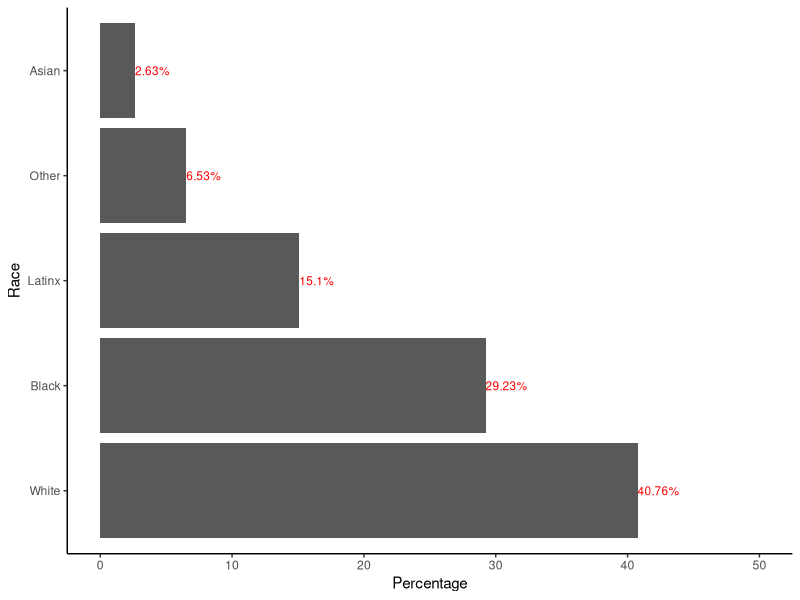
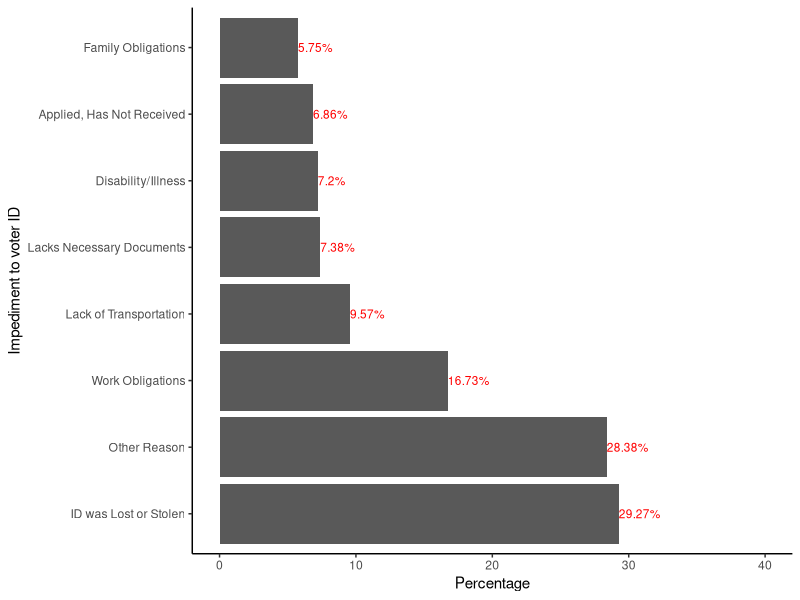
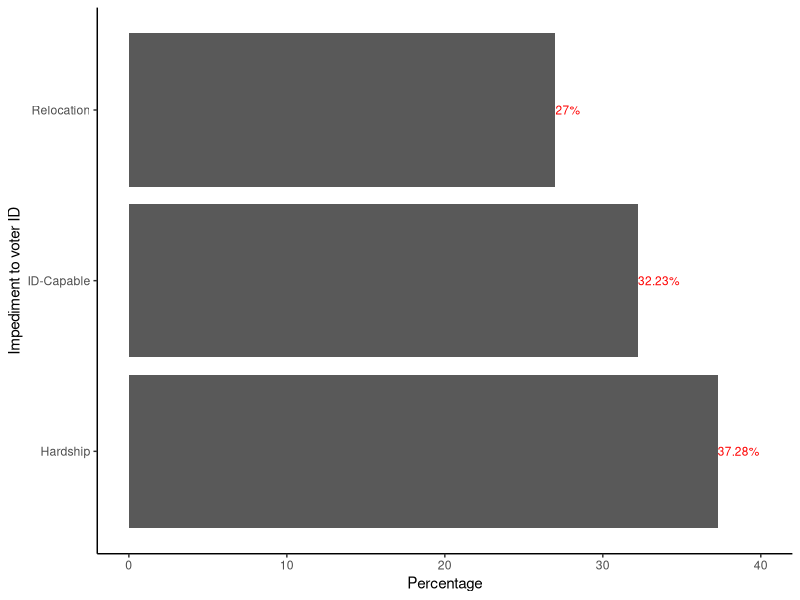
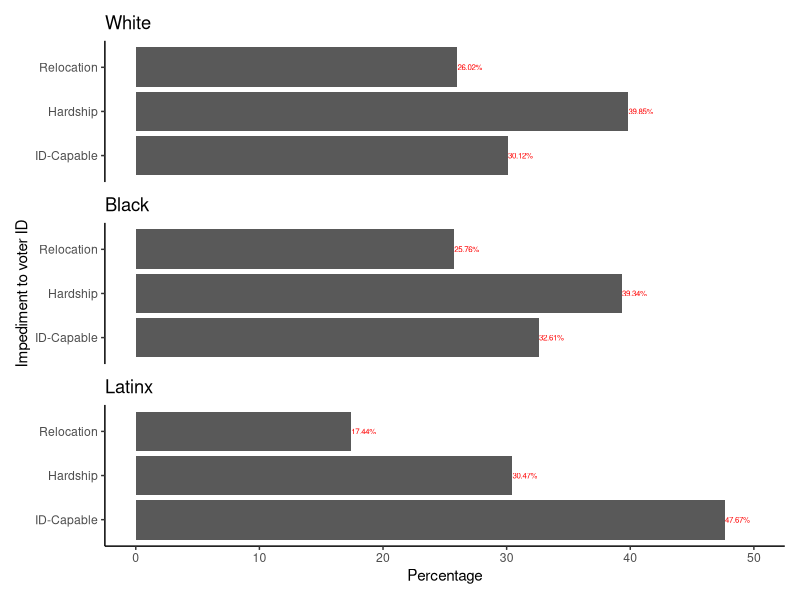
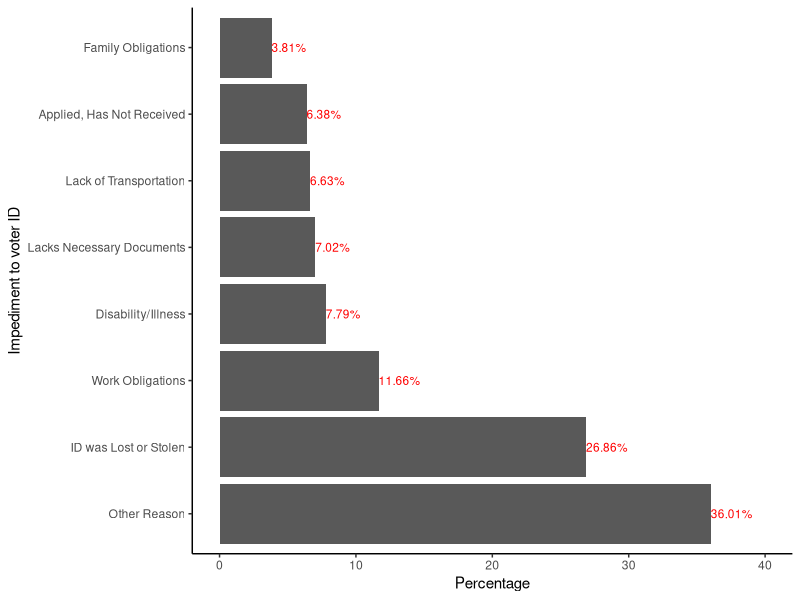
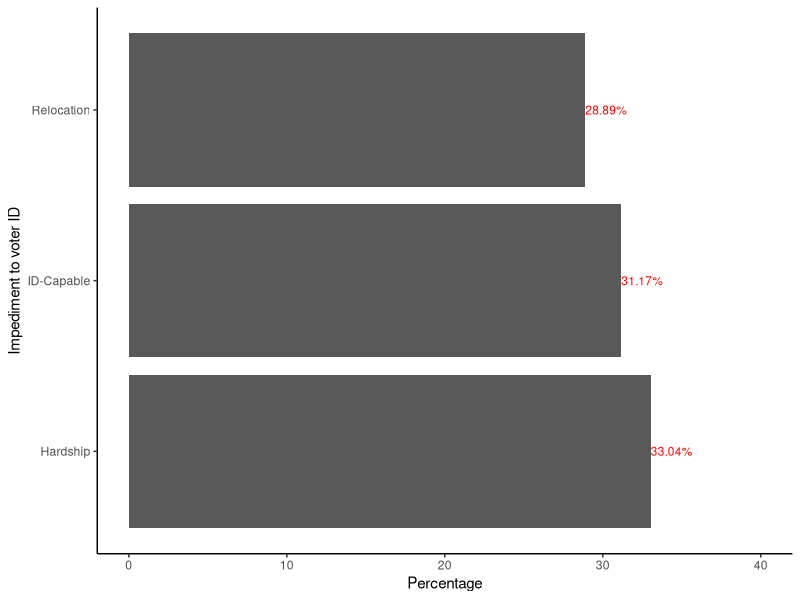
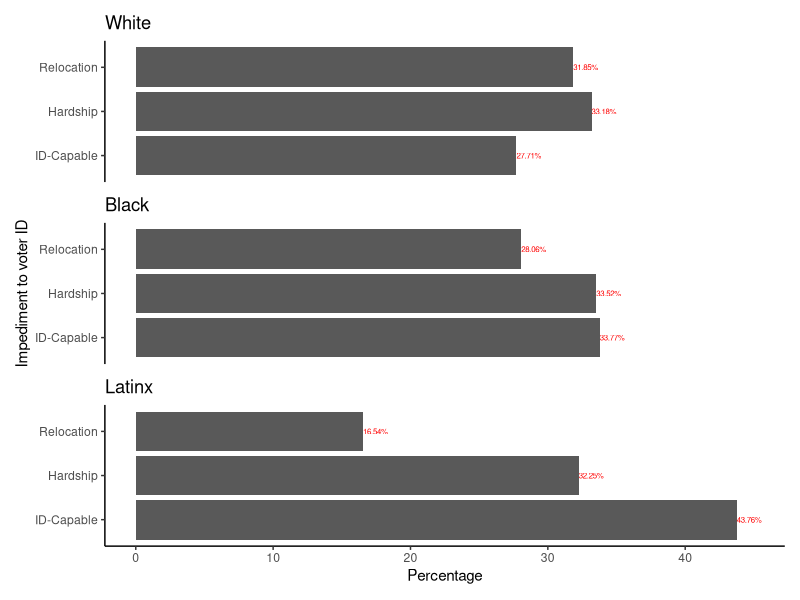

Source code (R) for these figures, in order:
## ---- chunk 1
#| echo: false
#| warning: false
#| message: false

#### Loading Packages ####

# install.packages("tidyverse")
# install.packages("patchwork")
# install.packages("here")
library(tidyverse)
library(patchwork)
library(here)
## ---- chunk 2
#| echo: false
#| warning: false
#| message: false

# Loading the cleaned data
reasons_data_cleaned <- read_csv(here::here("data/reproduction/reasons_data_cleaned.csv"))

# Loading the Harris County data
reasons_data_harris <- read_csv(here::here("data/reproduction/reasons_data_harris.csv"))
## ---- chunk 3
#| echo: false
#| warning: false
#| label: fig-races
#| fig-cap: "Races of Harris County, Texas RID-filers in 2016"

# Some of this code was adapted from Alexander (2023).

# Creating a table containing the races and percentages
fig_races_data <- tibble(
  race = c("White", "Black", "Latinx", "Asian", "Other"),
  percent = round((100 * c(mean(reasons_data_harris$white),
                           mean(reasons_data_harris$black),
                           mean(reasons_data_harris$latino),
                           mean(reasons_data_harris$asian),
                           mean(reasons_data_harris$other_race))), 2))

# Creating data labels to be shown on the graph
fig_races_data_labels <- paste(
  fig_races_data$percent, "%", sep = "")

# Adding the data labels to the data table
fig_races_data <- fig_races_data |>
  mutate(label = fig_races_data_labels)

# Creating the graph
fig_races <-
  ggplot(mapping = aes(x = reorder(fig_races_data$race, fig_races_data$percent,
                                   decreasing = TRUE),
                       y = fig_races_data$percent)) +
  geom_col() +
  theme_classic() +
  labs(x = "Race", y = "Percentage") +
  coord_flip() +
  # The geom_text function used to add the labels to the graph was acquired from
  # R Graphics Cookbook:
  # https://r-graphics.org/recipe-bar-graph-labels
  # The hjust argument used to align the labels was acquired from
  # Cédric Scherer's website:
  # https://www.cedricscherer.com/2021/07/05/a-quick-how-to-on-labelling-bar-graphs-in-ggplot2/
  geom_text(aes(label = fig_races_data$label),
            hjust = c(0, 0, 0, 0, 0),
            colour = "red",
            size = 3) +
  # The expand_limits function used to change the upper limit of the percent
  # axis's scale was acquired from the tidyverse ggplot2 website:
  # https://ggplot2.tidyverse.org/reference/expand_limits.html
  expand_limits(y = 50)

# Displaying the graph
fig_races
## ---- chunk 4
#| echo: false
#| warning: false
#| label: fig-impediments
#| fig-cap: "Voter ID impediments for Harris County, Texas RID-filers in 2016"

# Some of this code was adapted from Alexander (2023).

# Creating a table containing the relevant voter ID reasons and percentages
fig_impediments_data <- tibble(
  reason = c("Family Obligations", "Applied, Has Not Received",
             "Lack of Transportation", "Lacks Necessary Documents",
             "Disability/Illness", "Work Obligations",
             "ID was Lost or Stolen", "Other Reason"),
  percent = round((100 * c(mean(reasons_data_harris$family),
                    mean(reasons_data_harris$applied),
                    mean(reasons_data_harris$transport),
                    mean(reasons_data_harris$birthcert),
                    mean(reasons_data_harris$disability),
                    mean(reasons_data_harris$work),
                    mean(reasons_data_harris$lost),
                    mean(reasons_data_harris$other))), 2))

# Creating data labels to be shown on the graph
fig_impediments_data_labels <- paste(
  fig_impediments_data$percent, "%", sep = "")

# Adding the data labels to the data table
fig_impediments_data <- fig_impediments_data |>
  mutate(label = fig_impediments_data_labels)

# Creating the graph
fig_impediments <-
  ggplot(mapping = aes(x = reorder(fig_impediments_data$reason, fig_impediments_data$percent,
                                   decreasing = TRUE),
                       y = fig_impediments_data$percent)) +
  geom_col() +
  theme_classic() +
  labs(x = "Impediment to voter ID", y = "Percentage") +
  coord_flip() +
  # The geom_text function used to add the labels to the graph was acquired from
  # R Graphics Cookbook:
  # https://r-graphics.org/recipe-bar-graph-labels
  # The hjust argument used to align the labels was acquired from
  # Cédric Scherer's website:
  # https://www.cedricscherer.com/2021/07/05/a-quick-how-to-on-labelling-bar-graphs-in-ggplot2/
  geom_text(aes(label = fig_impediments_data$label),
            hjust = c(0, 0, 0, 0, 0, 0, 0, 0),
            colour = "red",
            size = 3) +
  # The expand_limits function used to change the upper limit of the percent
  # axis's scale was acquired from the tidyverse ggplot2 website:
  # https://ggplot2.tidyverse.org/reference/expand_limits.html
  expand_limits(y = 40)

# Displaying the graph
fig_impediments
## ---- chunk 5
#| echo: false
#| warning: false
#| label: fig-grouped-impediments
#| fig-cap: "Grouped voter ID impediments for Harris County, Texas RID-filers in 2016"

# Some of this code was adapted from Alexander (2023).

# Creating a table containing the relevant voter ID reasons and percentages
fig_grouped_impediments_data <- tibble(
  reason = c("Relocation", "Hardship", "ID-Capable"),
  percent = round((100 * c(mean(reasons_data_harris$relocation),
                           mean(reasons_data_harris$hardship),
                           mean(reasons_data_harris$id_capable))), 2))

# Creating data labels to be shown on the graph
fig_grouped_impediments_data_labels <- paste(
  fig_grouped_impediments_data$percent, "%", sep = "")

# Adding the data labels to the data table
fig_grouped_impediments_data <- fig_grouped_impediments_data |>
  mutate(label = fig_grouped_impediments_data_labels)

# Creating the graph
fig_grouped_impediments <-
  ggplot(mapping = aes(x = reorder(fig_grouped_impediments_data$reason, fig_grouped_impediments_data$percent,
                                   decreasing = TRUE),
                       y = fig_grouped_impediments_data$percent)) +
  geom_col() +
  theme_classic() +
  labs(x = "Impediment to voter ID", y = "Percentage") +
  coord_flip() +
  # The geom_text function used to add the labels to the graph was acquired from
  # R Graphics Cookbook:
  # https://r-graphics.org/recipe-bar-graph-labels
  # The hjust argument used to align the labels was acquired from
  # Cédric Scherer's website:
  # https://www.cedricscherer.com/2021/07/05/a-quick-how-to-on-labelling-bar-graphs-in-ggplot2/
  geom_text(aes(label = fig_grouped_impediments_data$label),
            hjust = c(0, 0, 0),
            colour = "red",
            size = 3) +
  # The expand_limits function used to change the upper limit of the percent
  # axis's scale was acquired from the tidyverse ggplot2 website:
  # https://ggplot2.tidyverse.org/reference/expand_limits.html
  expand_limits(y = 40)

# Displaying the graph
fig_grouped_impediments
## ---- chunk 6
#| echo: false
#| warning: false
#| label: fig-grouped-impediments-race
#| fig-cap: "Grouped voter ID impediments for Harris County, Texas RID-filers in 2016 by race"

# Some of this code was adapted from Alexander (2023).

# Filtering the dataset to only include entries with the race "White"
reasons_data_harris_white <- reasons_data_harris |>
  filter(race == "White")

# Creating a table containing the relevant voter ID reasons and percentages
# for the race "White"
fig_grouped_impediments_race_data_white <- tibble(
  reason = c("Relocation", "Hardship", "ID-Capable"),
  percent = round((100 * c(mean(reasons_data_harris_white$relocation),
                           mean(reasons_data_harris_white$hardship),
                           mean(reasons_data_harris_white$id_capable))), 2))

# Creating data labels to be shown on the graph for the race "White"
fig_grouped_impediments_race_data_white_labels <- paste(
  fig_grouped_impediments_race_data_white$percent, "%", sep = "")

# Adding the data labels to the data table for the race "White"
fig_grouped_impediments_race_data_white <- fig_grouped_impediments_race_data_white |>
  mutate(label = fig_grouped_impediments_race_data_white_labels)

# Creating the graph for the race "White"
fig_grouped_impediments_race_white <-
  ggplot(mapping = aes(x = fig_grouped_impediments_race_data_white$reason,
                       y = fig_grouped_impediments_race_data_white$percent)) +
  geom_col() +
  theme_classic() +
  labs(x = "Impediment to voter ID", y = "Percentage") +
  scale_x_discrete(limits = c("ID-Capable", "Hardship", "Relocation")) +
  coord_flip() +
  # The geom_text function used to add the labels to the graph was acquired from
  # R Graphics Cookbook:
  # https://r-graphics.org/recipe-bar-graph-labels
  # The hjust argument used to align the labels was acquired from
  # Cédric Scherer's website:
  # https://www.cedricscherer.com/2021/07/05/a-quick-how-to-on-labelling-bar-graphs-in-ggplot2/
  geom_text(aes(label = fig_grouped_impediments_race_data_white$label),
            hjust = c(0, 0, 0),
            colour = "red",
            size = 2) +
  ggtitle("White") +
  # The expand_limits function used to change the upper limit of the percent
  # axis's scale was acquired from the tidyverse ggplot2 website:
  # https://ggplot2.tidyverse.org/reference/expand_limits.html
  expand_limits(y = 50)

# Filtering the dataset to only include entries with the race "Black"
reasons_data_harris_black <- reasons_data_harris |>
  filter(race == "Black")

# Creating a table containing the relevant voter ID reasons and percentages
# for the race "Black"
fig_grouped_impediments_race_data_black <- tibble(
  reason = c("Relocation", "Hardship", "ID-Capable"),
  percent = round((100 * c(mean(reasons_data_harris_black$relocation),
                           mean(reasons_data_harris_black$hardship),
                           mean(reasons_data_harris_black$id_capable))), 2))

# Creating data labels to be shown on the graph for the race "Black"
fig_grouped_impediments_race_data_black_labels <- paste(
  fig_grouped_impediments_race_data_black$percent, "%", sep = "")

# Adding the data labels to the data table for the race "Black"
fig_grouped_impediments_race_data_black <- fig_grouped_impediments_race_data_black |>
  mutate(label = fig_grouped_impediments_race_data_black_labels)

# Creating the graph for the race "Black"
fig_grouped_impediments_race_black <-
  ggplot(mapping = aes(x = fig_grouped_impediments_race_data_black$reason,
                       y = fig_grouped_impediments_race_data_black$percent)) +
  geom_col() +
  theme_classic() +
  labs(x = "Impediment to voter ID", y = "Percentage") +
  scale_x_discrete(limits = c("ID-Capable", "Hardship", "Relocation")) +
  coord_flip() +
  # The geom_text function used to add the labels to the graph was acquired from
  # R Graphics Cookbook:
  # https://r-graphics.org/recipe-bar-graph-labels
  # The hjust argument used to align the labels was acquired from
  # Cédric Scherer's website:
  # https://www.cedricscherer.com/2021/07/05/a-quick-how-to-on-labelling-bar-graphs-in-ggplot2/
  geom_text(aes(label = fig_grouped_impediments_race_data_black$label),
            hjust = c(0, 0, 0),
            colour = "red",
            size = 2) +
  ggtitle("Black") +
  # The expand_limits function used to change the upper limit of the percent
  # axis's scale was acquired from the tidyverse ggplot2 website:
  # https://ggplot2.tidyverse.org/reference/expand_limits.html
  expand_limits(y = 50)

# Filtering the dataset to only include entries with the race "Latinx"
reasons_data_harris_latinx <- reasons_data_harris |>
  filter(race == "Latinx")

# Creating a table containing the relevant voter ID reasons and percentages
# for the race "Latinx"
fig_grouped_impediments_race_data_latinx <- tibble(
  reason = c("Relocation", "Hardship", "ID-Capable"),
  percent = round((100 * c(mean(reasons_data_harris_latinx$relocation),
                           mean(reasons_data_harris_latinx$hardship),
                           mean(reasons_data_harris_latinx$id_capable))), 2))

# Creating data labels to be shown on the graph for the race "Latinx"
fig_grouped_impediments_race_data_latinx_labels <- paste(
  fig_grouped_impediments_race_data_latinx$percent, "%", sep = "")

# Adding the data labels to the data table for the race "Latinx"
fig_grouped_impediments_race_data_latinx <- fig_grouped_impediments_race_data_latinx |>
  mutate(label = fig_grouped_impediments_race_data_latinx_labels)

# Creating the graph for the race "Latinx"
fig_grouped_impediments_race_latinx <-
  ggplot(mapping = aes(x = fig_grouped_impediments_race_data_latinx$reason,
                       y = fig_grouped_impediments_race_data_latinx$percent)) +
  geom_col() +
  theme_classic() +
  labs(x = "Impediment to voter ID", y = "Percentage") +
  scale_x_discrete(limits = c("ID-Capable", "Hardship", "Relocation")) +
  coord_flip() +
  # The geom_text function used to add the labels to the graph was acquired from
  # R Graphics Cookbook:
  # https://r-graphics.org/recipe-bar-graph-labels
  # The hjust argument used to align the labels was acquired from
  # Cédric Scherer's website:
  # https://www.cedricscherer.com/2021/07/05/a-quick-how-to-on-labelling-bar-graphs-in-ggplot2/
  geom_text(aes(label = fig_grouped_impediments_race_data_latinx$label),
            hjust = c(0, 0, 0),
            colour = "red",
            size = 2) +
  ggtitle("Latinx") +
  # The expand_limits function used to change the upper limit of the percent
  # axis's scale was acquired from the tidyverse ggplot2 website:
  # https://ggplot2.tidyverse.org/reference/expand_limits.html
  expand_limits(y = 50)

# Combining the graphs for the three races into one graph
fig_grouped_impediments_race <- (fig_grouped_impediments_race_white) / (fig_grouped_impediments_race_black) / (fig_grouped_impediments_race_latinx)

# Combining the axis labels on the combined graph
fig_grouped_impediments_race <- fig_grouped_impediments_race +
  plot_layout(axes = "collect")

# Displaying the graph
fig_grouped_impediments_race
## ---- chunk 7
#| echo: false
#| warning: false
#| label: fig-2
#| fig-cap: "Voter ID impediments for Texas RID-filers in 2016 (reproduction of Figure 2 from Fraga and Miller (2022))"

# Some of this code was adapted from Alexander (2023).

# Replication of Figure 2 from the paper (Fraga and Miller 2022)

# Creating a table containing the relevant voter ID reasons and percentages
figure_2_data <- tibble(
  reason = c("Family Obligations", "Applied, Has Not Received",
             "Lack of Transportation", "Lacks Necessary Documents",
             "Disability/Illness", "Work Obligations",
             "ID was Lost or Stolen", "Other Reason"),
  percent = round((100 * c(mean(reasons_data_cleaned$family),
                    mean(reasons_data_cleaned$applied),
                    mean(reasons_data_cleaned$transport),
                    mean(reasons_data_cleaned$birthcert),
                    mean(reasons_data_cleaned$disability),
                    mean(reasons_data_cleaned$work),
                    mean(reasons_data_cleaned$lost),
                    mean(reasons_data_cleaned$other))), 2))

# Creating data labels to be shown on the graph
figure_2_data_labels <- paste(
  figure_2_data$percent, "%", sep = "")

# Adding the data labels to the data table
figure_2_data <- figure_2_data |>
  mutate(label = figure_2_data_labels)

# Creating the replicated graph
figure_2_replication <-
  ggplot(mapping = aes(x = reorder(figure_2_data$reason, figure_2_data$percent,
                                   decreasing = TRUE),
                       y = figure_2_data$percent)) +
  geom_col() +
  theme_classic() +
  labs(x = "Impediment to voter ID", y = "Percentage") +
  coord_flip() +
  # The geom_text function used to add the labels to the graph was acquired from
  # R Graphics Cookbook:
  # https://r-graphics.org/recipe-bar-graph-labels
  # The hjust argument used to align the labels was acquired from
  # Cédric Scherer's website:
  # https://www.cedricscherer.com/2021/07/05/a-quick-how-to-on-labelling-bar-graphs-in-ggplot2/
  geom_text(aes(label = figure_2_data$label),
            hjust = c(0, 0, 0, 0, 0, 0, 0, 0),
            colour = "red",
            size = 3) +
  # The expand_limits function used to change the upper limit of the percent
  # axis's scale was acquired from the tidyverse ggplot2 website:
  # https://ggplot2.tidyverse.org/reference/expand_limits.html
  expand_limits(y = 40)

# Displaying the replicated graph
figure_2_replication
## ---- chunk 8
#| echo: false
#| warning: false
#| label: fig-3
#| fig-cap: "Grouped voter ID impediments for Texas RID-filers in 2016 (reproduction of Figure 3 from Fraga and Miller (2022))"

# Some of this code was adapted from Alexander (2023).

# Replication of Figure 3 from the paper (Fraga and Miller 2022)

# Creating a table containing the relevant voter ID reasons and percentages
figure_3_data <- tibble(
  reason = c("Relocation", "Hardship", "ID-Capable"),
  percent = round((100 * c(mean(reasons_data_cleaned$relocation),
                           mean(reasons_data_cleaned$hardship),
                           mean(reasons_data_cleaned$id_capable))), 2))

# Creating data labels to be shown on the graph
figure_3_data_labels <- paste(
  figure_3_data$percent, "%", sep = "")

# Adding the data labels to the data table
figure_3_data <- figure_3_data |>
  mutate(label = figure_3_data_labels)

# Creating the replicated graph
figure_3_replication <-
  ggplot(mapping = aes(x = reorder(figure_3_data$reason, figure_3_data$percent,
                                   decreasing = TRUE),
                       y = figure_3_data$percent)) +
  geom_col() +
  theme_classic() +
  labs(x = "Impediment to voter ID", y = "Percentage") +
  coord_flip() +
  # The geom_text function used to add the labels to the graph was acquired from
  # R Graphics Cookbook:
  # https://r-graphics.org/recipe-bar-graph-labels
  # The hjust argument used to align the labels was acquired from
  # Cédric Scherer's website:
  # https://www.cedricscherer.com/2021/07/05/a-quick-how-to-on-labelling-bar-graphs-in-ggplot2/
  geom_text(aes(label = figure_3_data$label),
            hjust = c(0, 0, 0),
            colour = "red",
            size = 3) +
  # The expand_limits function used to change the upper limit of the percent
  # axis's scale was acquired from the tidyverse ggplot2 website:
  # https://ggplot2.tidyverse.org/reference/expand_limits.html
  expand_limits(y = 40)

# Displaying the replicated graph
figure_3_replication
## ---- chunk 9
#| echo: false
#| warning: false
#| label: fig-a2
#| fig-cap: "Grouped voter ID impediments for Texas RID-filers in 2016 by race (reproduction of Figure A2 from Fraga and Miller (2022))"

# Some of this code was adapted from Alexander (2023).

# Replication of Figure A2 from the paper (Fraga and Miller 2022)

# Filtering the cleaned dataset to only include entries with the race "White"
reasons_data_cleaned_white <- reasons_data_cleaned |>
  filter(race == "White")

# Creating a table containing the relevant voter ID reasons and percentages
# for the race "White"
figure_a2_data_white <- tibble(
  reason = c("Relocation", "Hardship", "ID-Capable"),
  percent = round((100 * c(mean(reasons_data_cleaned_white$relocation),
                           mean(reasons_data_cleaned_white$hardship),
                           mean(reasons_data_cleaned_white$id_capable))), 2))

# Creating data labels to be shown on the graph for the race "White"
figure_a2_data_white_labels <- paste(
  figure_a2_data_white$percent, "%", sep = "")

# Adding the data labels to the data table for the race "White"
figure_a2_data_white <- figure_a2_data_white |>
  mutate(label = figure_a2_data_white_labels)

# Creating the replicated graph for the race "White"
figure_a2_white_replication <-
  ggplot(mapping = aes(x = figure_a2_data_white$reason,
                       y = figure_a2_data_white$percent)) +
  geom_col() +
  theme_classic() +
  labs(x = "Impediment to voter ID", y = "Percentage") +
  scale_x_discrete(limits = c("ID-Capable", "Hardship", "Relocation")) +
  coord_flip() +
  # The geom_text function used to add the labels to the graph was acquired from
  # R Graphics Cookbook:
  # https://r-graphics.org/recipe-bar-graph-labels
  # The hjust argument used to align the labels was acquired from
  # Cédric Scherer's website:
  # https://www.cedricscherer.com/2021/07/05/a-quick-how-to-on-labelling-bar-graphs-in-ggplot2/
  geom_text(aes(label = figure_a2_data_white$label),
            hjust = c(0, 0, 0),
            colour = "red",
            size = 2) +
  ggtitle("White") +
  # The expand_limits function used to change the upper limit of the percent
  # axis's scale was acquired from the tidyverse ggplot2 website:
  # https://ggplot2.tidyverse.org/reference/expand_limits.html
  expand_limits(y = 45)

# Filtering the cleaned dataset to only include entries with the race "Black"
reasons_data_cleaned_black <- reasons_data_cleaned |>
  filter(race == "Black")

# Creating a table containing the relevant voter ID reasons and percentages
# for the race "Black"
figure_a2_data_black <- tibble(
  reason = c("Relocation", "Hardship", "ID-Capable"),
  percent = round((100 * c(mean(reasons_data_cleaned_black$relocation),
                           mean(reasons_data_cleaned_black$hardship),
                           mean(reasons_data_cleaned_black$id_capable))), 2))

# Creating data labels to be shown on the graph for the race "Black"
figure_a2_data_black_labels <- paste(
  figure_a2_data_black$percent, "%", sep = "")

# Adding the data labels to the data table for the race "Black"
figure_a2_data_black <- figure_a2_data_black |>
  mutate(label = figure_a2_data_black_labels)

# Creating the replicated graph for the race "Black"
figure_a2_black_replication <-
  ggplot(mapping = aes(x = figure_a2_data_black$reason,
                       y = figure_a2_data_black$percent)) +
  geom_col() +
  theme_classic() +
  labs(x = "Impediment to voter ID", y = "Percentage") +
  scale_x_discrete(limits = c("ID-Capable", "Hardship", "Relocation")) +
  coord_flip() +
  # The geom_text function used to add the labels to the graph was acquired from
  # R Graphics Cookbook:
  # https://r-graphics.org/recipe-bar-graph-labels
  # The hjust argument used to align the labels was acquired from
  # Cédric Scherer's website:
  # https://www.cedricscherer.com/2021/07/05/a-quick-how-to-on-labelling-bar-graphs-in-ggplot2/
  geom_text(aes(label = figure_a2_data_black$label),
            hjust = c(0, 0, 0),
            colour = "red",
            size = 2) +
  ggtitle("Black") +
  # The expand_limits function used to change the upper limit of the percent
  # axis's scale was acquired from the tidyverse ggplot2 website:
  # https://ggplot2.tidyverse.org/reference/expand_limits.html
  expand_limits(y = 45)

# Filtering the cleaned dataset to only include entries with the race "Latinx"
reasons_data_cleaned_latinx <- reasons_data_cleaned |>
  filter(race == "Latinx")

# Creating a table containing the relevant voter ID reasons and percentages
# for the race "Latinx"
figure_a2_data_latinx <- tibble(
  reason = c("Relocation", "Hardship", "ID-Capable"),
  percent = round((100 * c(mean(reasons_data_cleaned_latinx$relocation),
                           mean(reasons_data_cleaned_latinx$hardship),
                           mean(reasons_data_cleaned_latinx$id_capable))), 2))

# Creating data labels to be shown on the graph for the race "Latinx"
figure_a2_data_latinx_labels <- paste(
  figure_a2_data_latinx$percent, "%", sep = "")

# Adding the data labels to the data table for the race "Latinx"
figure_a2_data_latinx <- figure_a2_data_latinx |>
  mutate(label = figure_a2_data_latinx_labels)

# Creating the replicated graph for the race "Latinx"
figure_a2_latinx_replication <-
  ggplot(mapping = aes(x = figure_a2_data_latinx$reason,
                       y = figure_a2_data_latinx$percent)) +
  geom_col() +
  theme_classic() +
  labs(x = "Impediment to voter ID", y = "Percentage") +
  scale_x_discrete(limits = c("ID-Capable", "Hardship", "Relocation")) +
  coord_flip() +
  # The geom_text function used to add the labels to the graph was acquired from
  # R Graphics Cookbook:
  # https://r-graphics.org/recipe-bar-graph-labels
  # The hjust argument used to align the labels was acquired from
  # Cédric Scherer's website:
  # https://www.cedricscherer.com/2021/07/05/a-quick-how-to-on-labelling-bar-graphs-in-ggplot2/
  geom_text(aes(label = figure_a2_data_latinx$label),
            hjust = c(0, 0, 0),
            colour = "red",
            size = 2) +
  ggtitle("Latinx") +
  # The expand_limits function used to change the upper limit of the percent
  # axis's scale was acquired from the tidyverse ggplot2 website:
  # https://ggplot2.tidyverse.org/reference/expand_limits.html
  expand_limits(y = 45)

# Combining the graphs for the three races into one graph
figure_a2_replication <- (figure_a2_white_replication) / (figure_a2_black_replication) / (figure_a2_latinx_replication)

# Combining the axis labels on the combined graph
figure_a2_replication <- figure_a2_replication +
  plot_layout(axes = "collect")

# Displaying the replicated graph
figure_a2_replication
